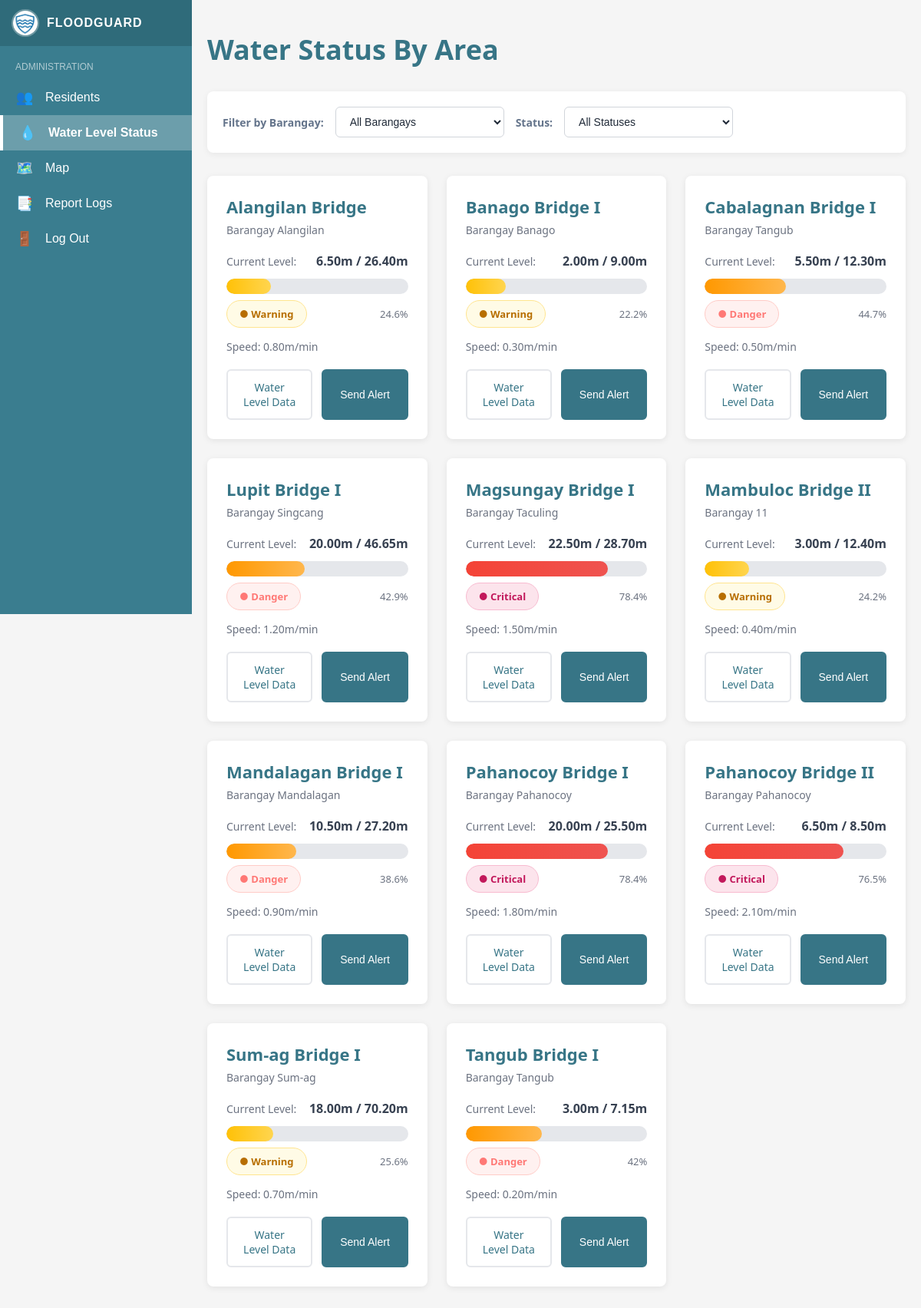
The app's page /views/admin-water-status.php (signed in) with its own data.
### tables this page shows
CREATE TABLE `affected_areas` (
  `id` int(10) UNSIGNED NOT NULL,
  `name` varchar(100) NOT NULL,
  `location` varchar(150) NOT NULL,
  `current_level` decimal(5,2) NOT NULL DEFAULT 0.00,
  `max_level` decimal(5,2) NOT NULL DEFAULT 0.00,
  `speed` decimal(5,2) NOT NULL DEFAULT 0.00,
  `updated_at` timestamp NOT NULL DEFAULT current_timestamp() ON UPDATE current_timestamp()
);

### models/affected_areas.php (called while the page is built, shortened)
<?php
function get_all_affected_areas($conn) {
    $areas = [];
    $query = "SELECT id, name, location, current_level, max_level, speed, updated_at
              FROM affected_areas
              ORDER BY name ASC";
    $result = $conn->query($query);
    if ($result && $result->num_rows > 0) {
        while ($row = $result->fetch_assoc()) {
            $areas[] = $row;
        }
    }
    return $areas;
}
?>

### views/admin-water-status.php (the view, shortened to what this page needs)
<?php
include '../controllers/admin-water-level-status-controller.php';
?>
<!DOCTYPE html>
<html lang="en">
<head>
    <link rel="stylesheet" href="../assets/css/adminwaterstatus.css">
</head>
<body>
<?php include 'include/admin-sidebar.php'; ?>
<main class="water-status-page">
<div class="container">
    <div class="page-header">
        <h1 class="page-title">Water Status By Area</h1>
    </div>
    <div class="filter-box">
        <form method="GET" class="filter-form">
            <label for="locationFilter">Filter by Barangay:</label>
            <select id="locationFilter" name="location" onchange="this.form.submit()">
                <option value="">All Barangays</option>
            </select>
            <label for="statusFilter">Status:</label>
            <select id="statusFilter" name="status" onchange="this.form.submit()">
                <?php foreach ($statusOptions as $key => $label): ?>
                    <option value="<?= htmlspecialchars($key) ?>" <?= ($selectedStatus === $key) ? 'selected' : '' ?>>
                        <?= htmlspecialchars($label) ?>
                    </option>
                <?php endforeach; ?>
            </select>
        </form>
    </div>
    <div class="bridge-grid">
        <?php if (empty($waterStatusData)): ?>
            <div class="no-data-message">
                <p>No affected areas data available.</p>
            </div>
        <?php else: ?>
        <?php foreach($waterStatusData as $bridge): ?>
        <div class="bridge-card">
            <h2 class="bridge-name">
                <?= $bridge['bridge_name'] ?>
            </h2>
            <p class="bridge-location">
                <?= $bridge['location'] ?>
            </p>
            <div class="level-info">
                <span class="level-label">Current Level:</span>
                <span class="level-value">
                    <?= $bridge['current_level'] ?>
                    /
                    <?= $bridge['max_level'] ?>
                </span>
            </div>
            <div class="progress-bar">
                <div class="progress-fill <?= getProgressClass($bridge['status']) ?>"
                     style="width: <?= $bridge['percentage'] ?>%">
                </div>
            </div>
            <div class="progress-info-row">
                <div class="status-display">
                    <?= getStatusBadge($bridge['status']) ?>
                </div>
                <p class="progress-percentage">
                    <?= $bridge['percentage'] ?>%
                </p>
            </div>
            <p class="speed-info">
                Speed: <?= $bridge['speed'] ?>
            </p>
            <div class="button-group">
                <a href="admin-edit-water-level-data.php" class="btn btn-outline">
                    Water Level Data
                </a>
                <button class="btn btn-primary">
                    Send Alert
                </button>
            </div>
        </div>
        <?php endforeach; ?>
        <?php endif; ?>
    </div>
</div>
</main>
</body>
</html>

### controllers/admin-water-level-status-controller.php (shortened to what this page needs)
<?php
require_once __DIR__ . '/../config/config.php';
require_once __DIR__ . '/../models/affected_areas.php';
$selectedLocation = isset($_GET['location']) ? trim($_GET['location']) : '';
$selectedStatus = isset($_GET['status']) ? trim($_GET['status']) : '';
$affected_areas_data = $selectedLocation
    ? get_affected_areas_by_location($conn, $selectedLocation)
    : get_all_affected_areas($conn);
$statusOptions = [
    '' => 'All Statuses',
    'warning' => 'Warning',
    'danger' => 'Danger',
    'critical' => 'Critical'
];
$waterStatusData = [];
if ($affected_areas_data) {
    foreach ($affected_areas_data as $row) {
        $maxLevel = (float)$row['max_level'];
        $currentLevel = (float)$row['current_level'];
        $percentage = ($maxLevel > 0) ? min(100, ($currentLevel / $maxLevel) * 100) : 0;
        if ($percentage < 30) {
            $statusClass = 'warning';
        } elseif ($percentage < 75) {
            $statusClass = 'danger';
        } else {
            $statusClass = 'critical';
        }
        $waterStatusData[] = [
            'id' => (int)$row['id'],
            'bridge_name' => htmlspecialchars($row['name']),
            'location' => htmlspecialchars($row['location']),
            'current_level' => number_format($currentLevel, 2) . 'm',
            'max_level' => number_format($maxLevel, 2) . 'm',
            'speed' => number_format((float)$row['speed'], 2) . 'm/min',
            'status' => $statusClass,
            'percentage' => round($percentage, 1),
            'updated_at' => $row['updated_at']
        ];
    }
}
function getProgressClass($status) {
    return "progress-" . $status;
}
function getStatusBadge($status) {
    switch (strtolower($status)) {
        case 'warning':
            return '<span class="status-badge status-warning">● Warning</span>';
        case 'danger':
            return '<span class="status-badge status-danger">● Danger</span>';
        case 'critical':
            return '<span class="status-badge status-critical">● Critical</span>';
    }
}
?>

### assets/css/adminwaterstatus.css (style rules this page uses)
* { margin: 0; padding: 0; box-sizing: border-box; }
body { font-family: system-ui, -apple-system, BlinkMacSystemFont, 'Segoe UI', Roboto, Oxygen, Ubuntu, Cantarell, 'Open Sans', 'Helvetica Neue', sans-serif; background-color: #f5f5f5; }
.water-status-page { padding: 40px 20px; min-height: 600px; }
.container { max-width: 1200px; margin: 0 auto; }
.page-header { margin-bottom: 30px; }
.page-title { color: #377586; font-size: 36px; font-weight: 600; margin-bottom: 8px; }
.filter-box { background: white; border-radius: 8px; padding: 20px; margin-bottom: 30px; box-shadow: 0 2px 8px rgba(0, 0, 0, 0.06); }
.filter-form { display: flex; align-items: center; gap: 15px; }
.filter-box label { font-size: 14px; color: #64748b; font-weight: 600; white-space: nowrap; }
.filter-box select { padding: 10px 14px; border: 1px solid #d1d5db; border-radius: 6px; background: white; color: #1f2937; font-size: 14px; font-weight: 500; cursor: pointer; min-width: 220px; transition: all 0.2s ease; }
.bridge-grid { display: grid; grid-template-columns: repeat(3, 1fr); gap: 25px; margin-bottom: 40px; }
.bridge-card { background: white; border-radius: 8px; padding: 25px; box-shadow: 0 2px 8px rgba(0, 0, 0, 0.08); }
.bridge-name { font-size: 22px; font-weight: 600; color: #377586; margin-bottom: 6px; }
.bridge-location { font-size: 14px; color: #6b7280; margin-bottom: 20px; }
.level-info { display: flex; justify-content: space-between; align-items: center; margin-bottom: 12px; }
.level-label { font-size: 14px; color: #6b7280; }
.level-value { font-size: 16px; font-weight: 600; color: #374151; }
.progress-bar { width: 100%; height: 20px; background-color: #e5e7eb; border-radius: 10px; overflow: hidden; margin-bottom: 8px; }
.progress-fill { height: 100%; border-radius: 10px; transition: width 0.3s ease; }
.progress-warning { background: linear-gradient(90deg, #FFC107, #FFD54F); }
.progress-danger { background: linear-gradient(90deg, #FF9800, #FFB74D); }
.progress-critical { background: linear-gradient(90deg, #F44336, #EF5350); }
.progress-info-row { display: flex; justify-content: space-between; align-items: center; margin-bottom: 15px; margin-top: 8px; }
.progress-percentage { font-size: 13px; color: #6b7280; font-weight: 500; margin: 0; }
.status-display { margin: 0; text-align: left; }
.status-badge { display: inline-block; padding: 8px 16px; border-radius: 20px; font-size: 13px; font-weight: 600; }
.status-warning { background: #fffbe6; color: #b76e00; border: 1px solid #ffe58f; }
.status-danger { background: #fff1f0; color: #ff7875; border: 1px solid #ffccc7; }
.status-critical { background: #fce4ec; color: #c2185b; border: 1px solid #f8bbd0; }
.speed-info { font-size: 14px; color: #6b7280; margin-bottom: 20px; }
.button-group { display: flex; gap: 12px; }
.btn { flex: 1; padding: 12px 20px; border-radius: 6px; font-size: 14px; font-weight: 500; cursor: pointer; transition: all 0.3s; text-align: center; text-decoration: none; display: inline-block; }
.btn-outline { background: white; color: #377586; border: 2px solid #e5e7eb; }
.btn-primary { background: #377586; color: white; border: 2px solid #377586; }

### assets/css/sidebar.css (style rules this page uses)
main { margin-left: 250px; transition: margin-left 0.3s ease; }

### records on screen
affected_areas: name "Alangilan Bridge", location "Barangay Alangilan", current_level "6.50m", max_level "26.40m", shows "● Warning", percentage "24.6", speed "0.80m/min"
affected_areas: name "Banago Bridge I", location "Barangay Banago", current_level "2.00m", max_level "9.00m", shows "● Warning", percentage "22.2", speed "0.30m/min"
affected_areas: name "Cabalagnan Bridge I", location "Barangay Tangub", current_level "5.50m", max_level "12.30m", shows "● Danger", percentage "44.7", speed "0.50m/min"
affected_areas: name "Lupit Bridge I", location "Barangay Singcang", current_level "20.00m", max_level "46.65m", shows "● Danger", percentage "42.9", speed "1.20m/min"
affected_areas: name "Magsungay Bridge I", location "Barangay Taculing", current_level "22.50m", max_level "28.70m", shows "● Critical", percentage "78.4", speed "1.50m/min"
affected_areas: name "Mambuloc Bridge II", location "Barangay 11", current_level "3.00m", max_level "12.40m", shows "● Warning", percentage "24.2", speed "0.40m/min"
affected_areas: name "Mandalagan Bridge I", location "Barangay Mandalagan", current_level "10.50m", max_level "27.20m", shows "● Danger", percentage "38.6", speed "0.90m/min"
affected_areas: name "Pahanocoy Bridge I", location "Barangay Pahanocoy", current_level "20.00m", max_level "25.50m", shows "● Critical", percentage "78.4", speed "1.80m/min"
affected_areas: name "Pahanocoy Bridge II", location "Barangay Pahanocoy", current_level "6.50m", max_level "8.50m", shows "● Critical", percentage "76.5", speed "2.10m/min"
affected_areas: name "Sum-ag Bridge I", location "Barangay Sum-ag", current_level "18.00m", max_level "70.20m", shows "● Warning", percentage "25.6", speed "0.70m/min"
affected_areas: name "Tangub Bridge I", location "Barangay Tangub", current_level "3.00m", max_level "7.15m", shows "● Danger", percentage "42", speed "0.20m/min"

### other values on screen
form field status "All Statuses"
